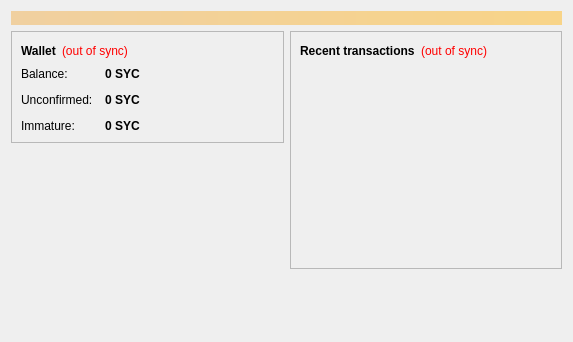
<?xml version="1.0" encoding="UTF-8"?>
<ui version="4.0">
 <class>OverviewPage</class>
 <widget class="QWidget" name="OverviewPage">
  <property name="geometry">
   <rect>
    <x>0</x>
    <y>0</y>
    <width>573</width>
    <height>342</height>
   </rect>
  </property>
  <property name="windowTitle">
   <string>Form</string>
  </property>
  <layout class="QVBoxLayout" name="topLayout">
   <item>
    <widget class="QLabel" name="labelAlerts">
     <property name="visible">
      <bool>false</bool>
     </property>
     <property name="styleSheet">
      <string notr="true">background-color: qlineargradient(x1: 0, y1: 0, x2: 1, y2: 0, stop:0 #F0D0A0, stop:1 #F8D488); color:#000000;</string>
     </property>
     <property name="wordWrap">
      <bool>true</bool>
     </property>
     <property name="margin">
      <number>3</number>
     </property>
    </widget>
   </item>
   <item>
    <layout class="QHBoxLayout" name="horizontalLayout" stretch="1,1">
     <item>
      <layout class="QVBoxLayout" name="verticalLayout_2">
       <item>
        <widget class="QFrame" name="frame">
         <property name="frameShape">
          <enum>QFrame::StyledPanel</enum>
         </property>
         <property name="frameShadow">
          <enum>QFrame::Raised</enum>
         </property>
         <layout class="QVBoxLayout" name="verticalLayout_4">
          <item>
           <layout class="QHBoxLayout" name="horizontalLayout_4">
            <item>
             <widget class="QLabel" name="label_5">
              <property name="font">
               <font>
                <weight>75</weight>
                <bold>true</bold>
               </font>
              </property>
              <property name="text">
               <string>Wallet</string>
              </property>
             </widget>
            </item>
            <item>
             <widget class="QLabel" name="labelWalletStatus">
              <property name="toolTip">
               <string>The displayed information may be out of date. Your wallet automatically synchronizes with the Sycoin network after a connection is established, but this process has not completed yet.</string>
              </property>
              <property name="styleSheet">
               <string notr="true">QLabel { color: red; }</string>
              </property>
              <property name="text">
               <string notr="true">(out of sync)</string>
              </property>
              <property name="alignment">
               <set>Qt::AlignLeading|Qt::AlignLeft|Qt::AlignVCenter</set>
              </property>
             </widget>
            </item>
            <item>
             <spacer name="horizontalSpacer_2">
              <property name="orientation">
               <enum>Qt::Horizontal</enum>
              </property>
              <property name="sizeHint" stdset="0">
               <size>
                <width>40</width>
                <height>20</height>
               </size>
              </property>
             </spacer>
            </item>
           </layout>
          </item>
          <item>
           <layout class="QFormLayout" name="formLayout_2">
            <property name="fieldGrowthPolicy">
             <enum>QFormLayout::AllNonFixedFieldsGrow</enum>
            </property>
            <property name="horizontalSpacing">
             <number>12</number>
            </property>
            <property name="verticalSpacing">
             <number>12</number>
            </property>
            <item row="0" column="0">
             <widget class="QLabel" name="label">
              <property name="text">
               <string>Balance:</string>
              </property>
             </widget>
            </item>
            <item row="0" column="1">
             <widget class="QLabel" name="labelBalance">
              <property name="font">
               <font>
                <weight>75</weight>
                <bold>true</bold>
               </font>
              </property>
              <property name="cursor">
               <cursorShape>IBeamCursor</cursorShape>
              </property>
              <property name="toolTip">
               <string>Your current balance</string>
              </property>
              <property name="text">
               <string notr="true">0 SYC</string>
              </property>
              <property name="textInteractionFlags">
               <set>Qt::LinksAccessibleByMouse|Qt::TextSelectableByKeyboard|Qt::TextSelectableByMouse</set>
              </property>
             </widget>
            </item>
            <item row="1" column="0">
             <widget class="QLabel" name="label_3">
              <property name="text">
               <string>Unconfirmed:</string>
              </property>
             </widget>
            </item>
            <item row="1" column="1">
             <widget class="QLabel" name="labelUnconfirmed">
              <property name="font">
               <font>
                <weight>75</weight>
                <bold>true</bold>
               </font>
              </property>
              <property name="cursor">
               <cursorShape>IBeamCursor</cursorShape>
              </property>
              <property name="toolTip">
               <string>Total of transactions that have yet to be confirmed, and do not yet count toward the current balance</string>
              </property>
              <property name="text">
               <string notr="true">0 SYC</string>
              </property>
              <property name="textInteractionFlags">
               <set>Qt::LinksAccessibleByMouse|Qt::TextSelectableByKeyboard|Qt::TextSelectableByMouse</set>
              </property>
             </widget>
            </item>
            <item row="2" column="0">
             <widget class="QLabel" name="labelImmatureText">
              <property name="text">
               <string>Immature:</string>
              </property>
             </widget>
            </item>
            <item row="2" column="1">
             <widget class="QLabel" name="labelImmature">
              <property name="font">
               <font>
                <weight>75</weight>
                <bold>true</bold>
               </font>
              </property>
              <property name="toolTip">
               <string>Mined balance that has not yet matured</string>
              </property>
              <property name="text">
               <string notr="true">0 SYC</string>
              </property>
              <property name="textInteractionFlags">
               <set>Qt::LinksAccessibleByMouse|Qt::TextSelectableByKeyboard|Qt::TextSelectableByMouse</set>
              </property>
             </widget>
            </item>
           </layout>
          </item>
         </layout>
        </widget>
       </item>
       <item>
        <spacer name="verticalSpacer">
         <property name="orientation">
          <enum>Qt::Vertical</enum>
         </property>
         <property name="sizeHint" stdset="0">
          <size>
           <width>20</width>
           <height>40</height>
          </size>
         </property>
        </spacer>
       </item>
      </layout>
     </item>
     <item>
      <layout class="QVBoxLayout" name="verticalLayout_3">
       <item>
        <widget class="QFrame" name="frame_2">
         <property name="frameShape">
          <enum>QFrame::StyledPanel</enum>
         </property>
         <property name="frameShadow">
          <enum>QFrame::Raised</enum>
         </property>
         <layout class="QVBoxLayout" name="verticalLayout">
          <item>
           <layout class="QHBoxLayout" name="horizontalLayout_2">
            <item>
             <widget class="QLabel" name="label_4">
              <property name="text">
               <string>&lt;b&gt;Recent transactions&lt;/b&gt;</string>
              </property>
             </widget>
            </item>
            <item>
             <widget class="QLabel" name="labelTransactionsStatus">
              <property name="toolTip">
               <string>The displayed information may be out of date. Your wallet automatically synchronizes with the Sycoin network after a connection is established, but this process has not completed yet.</string>
              </property>
              <property name="styleSheet">
               <string notr="true">QLabel { color: red; }</string>
              </property>
              <property name="text">
               <string notr="true">(out of sync)</string>
              </property>
              <property name="alignment">
               <set>Qt::AlignRight|Qt::AlignTrailing|Qt::AlignVCenter</set>
              </property>
             </widget>
            </item>
            <item>
             <spacer name="horizontalSpacer">
              <property name="orientation">
               <enum>Qt::Horizontal</enum>
              </property>
              <property name="sizeHint" stdset="0">
               <size>
                <width>40</width>
                <height>20</height>
               </size>
              </property>
             </spacer>
            </item>
           </layout>
          </item>
          <item>
           <widget class="QListView" name="listTransactions">
            <property name="styleSheet">
             <string notr="true">QListView { background: transparent; }</string>
            </property>
            <property name="frameShape">
             <enum>QFrame::NoFrame</enum>
            </property>
            <property name="verticalScrollBarPolicy">
             <enum>Qt::ScrollBarAlwaysOff</enum>
            </property>
            <property name="horizontalScrollBarPolicy">
             <enum>Qt::ScrollBarAlwaysOff</enum>
            </property>
            <property name="selectionMode">
             <enum>QAbstractItemView::NoSelection</enum>
            </property>
           </widget>
          </item>
         </layout>
        </widget>
       </item>
       <item>
        <spacer name="verticalSpacer_2">
         <property name="orientation">
          <enum>Qt::Vertical</enum>
         </property>
         <property name="sizeHint" stdset="0">
          <size>
           <width>20</width>
           <height>40</height>
          </size>
         </property>
        </spacer>
       </item>
      </layout>
     </item>
    </layout>
   </item>
  </layout>
 </widget>
 <resources/>
 <connections/>
</ui>
